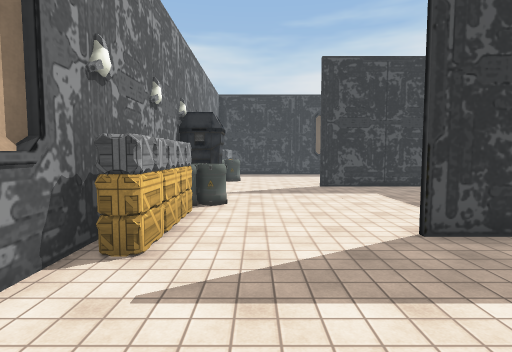
View 1 (above)

17 first-person views from a walk through a scene from a Unity 3-D project. The camera is 1.5 m above the floor, tilts 4° down and sees 80° across. The floor is counted in squares, 1 m on a side. Each view is taken from the middle of a square. On the plan, view 1 faces up. The plan holds only what a view shows up to about 15 squares ahead; the rest is blank. The place goes on beyond the plan. Some animated figures are left out. Some surface patterns are stand-ins.

View 2
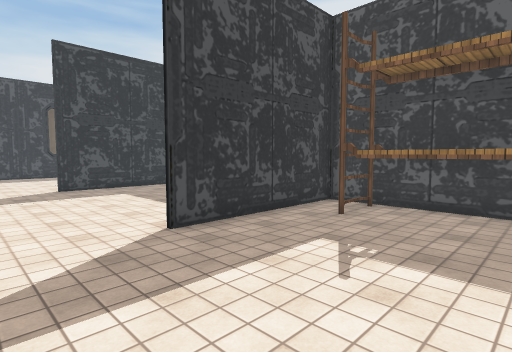

View 3
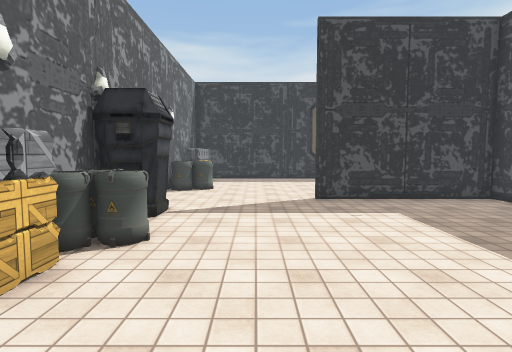

View 4
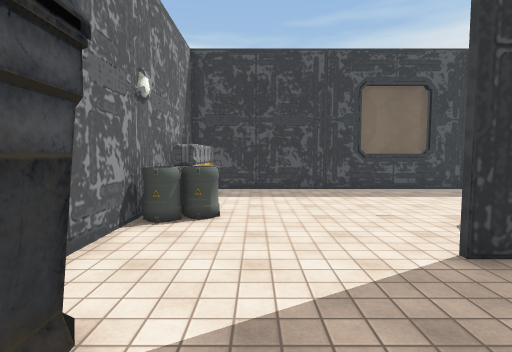

View 5
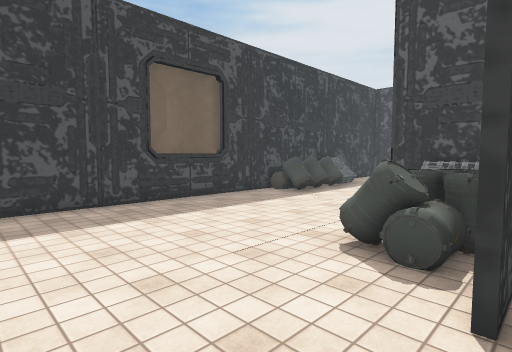

View 6
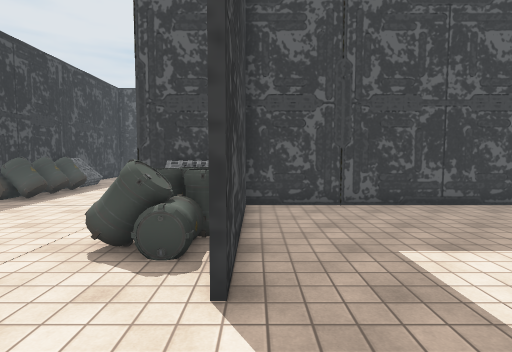

View 7
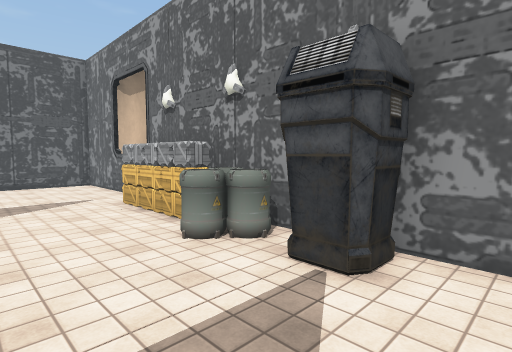

View 8
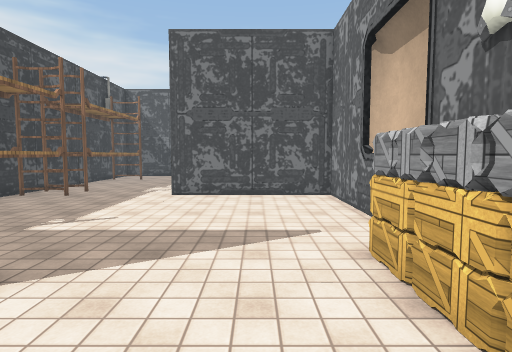

View 9
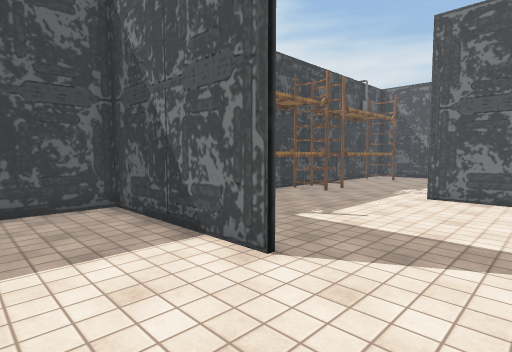

View 10
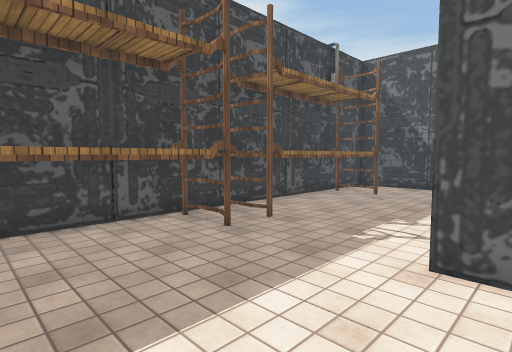

View 11
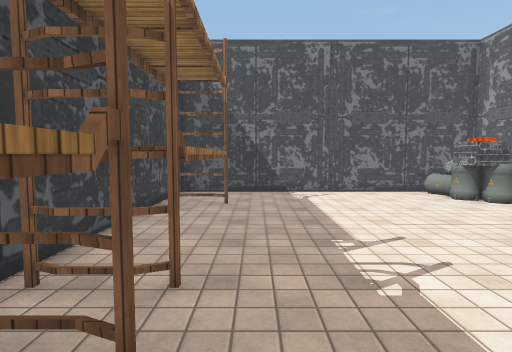

View 12
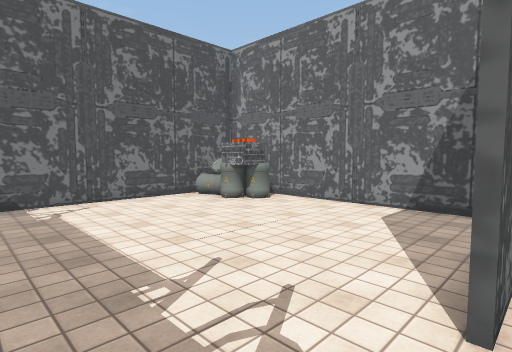

View 13
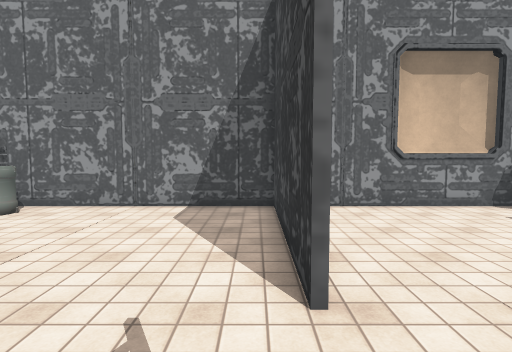

View 14
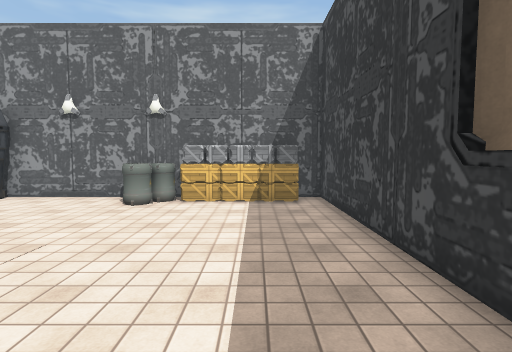

View 15
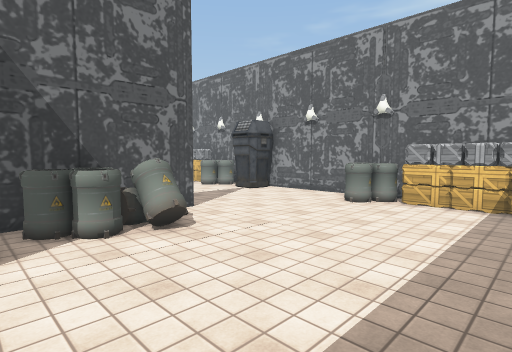

View 16
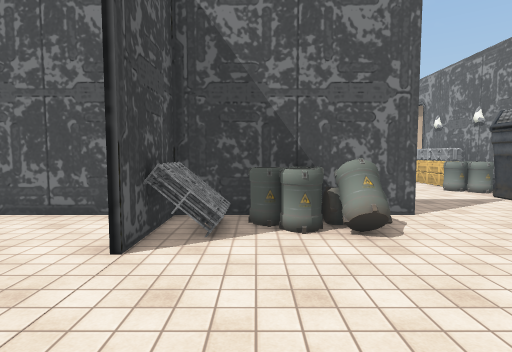

View 17
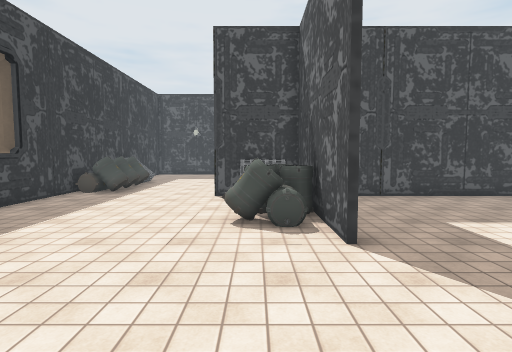

### Floor plan
Key: @ floor where view 1 was taken; # wall or solid block; . floor; B barrel; C crate; S shelf; P pallet; O other object.
Columns run from 3 left of view 1 to 11 right of it. Each row starts with its distance up from view 1.
 24          ##
 23 #############B
 22 #C...........BB
 21 #C...........BB
 20 #C............
 19 #C............
 18 #BB...........
 17 #BB.....B...#.
 16 #.......BBBP#.
 15 #......BBBBP#.
 14 #......######
 13 # ..........#
 12 ###.........#
 11 ###.........#
 10 #BB.........#
  9 #BB.........#
  8 #C..........#
  7 #C..........#
  6 #C.....######
  5 #C..........#
  4 #.........SS#
  3 #.........SS#
  2 #.........SS#
  1 #.........SS#
  0 #..@......SS#
 -1 #.........SS#
 -2 #######...SS#
 -3 #.........SS#
 -4 #.........SS
 -5 #.........SS#
 -6 #.........SS#
 -7 #.........SS#
 -8 #.........SS#
 -9 #BB.......SS#
-10 #OB.........#
-11 #OB.........#
-12 #############

Where each view was taken, in squares from view 1:
view 1: 0 up, 0 right, facing up
view 2: 0 up, 0 right, facing up-right
view 3: 4 up, 1 right, facing up
view 4: 10 up, 0 right, facing up
view 5: 14 up, 0 right, facing up-right
view 6: 14 up, 0 right, facing right
view 7: 14 up, 2 right, facing down-left
view 8: 9 up, 0 right, facing down
view 9: 9 up, 0 right, facing down-right
view 10: 2 up, 2 right, facing down-right
view 11: 0 up, 6 right, facing down
view 12: 2 down, 6 right, facing down-left
view 13: 3 down, 6 right, facing left
view 14: 21 up, 8 right, facing left
view 15: 22 up, 8 right, facing down-left
view 16: 22 up, 7 right, facing down
view 17: 16 up, 2 left, facing right
